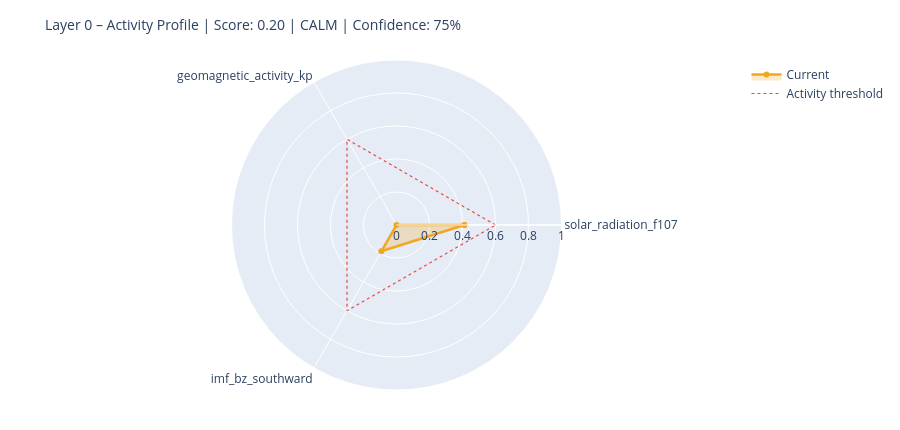

Source (notebook cell):
### Markdown cell above
---
## 6. State Assessment & Handoff to Layer 1

### Code cell
# ============================================================
# STEP 1 – Collect raw values with source modes
# Mode: 'primary' | 'fallback_3h' | 'last_valid' | 'missing'
# ============================================================

def safe_last(df, col):
    if df is None or col not in df.columns: return None
    s = df[col].dropna()
    return float(s.iloc[-1]) if not s.empty else None

f107_now = safe_last(df_f107, 'f10.7')
bz_now   = safe_last(df_mag,  'bz_gsm')
kp_now   = safe_last(df_kp,   'kp')
sw_now   = safe_last(df_sw,   'speed')

source_modes = {
    'F10.7':    'primary'  if f107_now is not None else 'missing',
    'Kp':       'primary'  if kp_now   is not None else 'missing',
    'IMF_Bz':   'primary'  if bz_now   is not None else 'missing',
    'SW_speed': 'primary'  if sw_now   is not None else 'missing',
}

# Kp Fallback – 3h endpoint
if kp_now is None:
    try:
        r = requests.get(
            'https://services.swpc.noaa.gov/json/noaa-planetary-k-index.json',
            timeout=10)
        r.raise_for_status()
        fb = pd.DataFrame(r.json())
        tc = next((c for c in fb.columns if 'time' in c.lower()), fb.columns[0])
        kc = next((c for c in fb.columns if 'kp' in c.lower() and c != tc), None)
        if kc:
            fb[kc] = fb[kc].astype(str).str.extract(r'([0-9]+(?:\.[0-9]*)?)')[0]
            fb[kc] = pd.to_numeric(fb[kc], errors='coerce')
            fb = fb[fb[kc] >= 0].dropna(subset=[kc])
            if not fb.empty:
                kp_now = float(fb[kc].iloc[-1])
                source_modes['Kp'] = 'fallback_3h'
                print(f'  Kp fallback (3h): {kp_now:.1f}')
    except Exception as e:
        print(f'  Kp fallback failed: {e}')

# Solar Wind Fallback – last valid value
if sw_now is None and df_sw is not None and 'speed' in df_sw.columns:
    s = df_sw['speed'].dropna()
    if not s.empty:
        sw_now = float(s.iloc[-1])
        source_modes['SW_speed'] = 'last_valid'
        print(f'  SW fallback (last_valid): {sw_now:.0f} km/s')

print()
print('Source modes:', source_modes)

# ============================================================
# STEP 2 – Score from available components only
# ============================================================

def norm(v, lo, hi):
    if v is None: return None
    return max(0.0, min(1.0, (v - lo) / (hi - lo)))

COMPONENTS = {
    'solar_radiation_f107':    (f107_now, norm(f107_now, 60, 250)),
    'geomagnetic_activity_kp': (kp_now,   norm(kp_now,   0,   9)),
    'imf_bz_southward':        (bz_now,   norm(-(bz_now or 0) if bz_now else None, -5, 30)
                                           if bz_now is not None else None),
    'solar_wind_speed':        (sw_now,   norm(sw_now, 300, 800)),
}

available   = {k: v[1] for k, v in COMPONENTS.items() if v[1] is not None}
unavailable = [k for k, v in COMPONENTS.items() if v[1] is None]

layer0_score = round(sum(available.values()) / len(available), 4) if available else None
confidence   = round(len(available) / len(COMPONENTS), 2)

level = ('unknown'  if layer0_score is None
         else 'calm'     if layer0_score < 0.3
         else 'moderate' if layer0_score < 0.6
         else 'active')

# ============================================================
# STEP 3 – Dominant Driver
# ============================================================

def dominant_driver(kp, f107, bz, sw):
    candidates = []
    if kp   is not None and kp   >= 4:   candidates.append(('geomagnetic',    kp / 9))
    if sw   is not None and sw   >= 500:  candidates.append(('solar_wind',     sw / 800))
    if bz   is not None and bz   <= -5:   candidates.append(('imf_southward',  abs(bz) / 30))
    if f107 is not None and f107 >= 150:  candidates.append(('solar_radiation',f107 / 250))
    return max(candidates, key=lambda x: x[1])[0] if candidates else 'none'

driver = dominant_driver(kp_now, f107_now, bz_now, sw_now)

# ============================================================
# STEP 4 – Downstream expectations
# ============================================================

def downstream_expectation(driver, score, kp, bz, f107):
    exp = {
        'magnetosphere':        'calm',
        'ionosphere':           'calm',
        'schumann_resonance':   'unchanged',
        'lithosphere_currents': 'low',
    }
    if driver == 'geomagnetic' or (kp and kp >= 5):
        exp['magnetosphere']        = 'compressed / storm'
        exp['ionosphere']           = 'elevated disturbance (TEC variability)'
        exp['schumann_resonance']   = 'elevated amplitude possible'
        exp['lithosphere_currents'] = 'elevated induction currents'
    elif driver == 'imf_southward' or (bz and bz <= -5):
        exp['magnetosphere']        = 'energy coupling active'
        exp['ionosphere']           = 'elevated electron density possible'
        exp['schumann_resonance']   = 'slight modulation possible'
    elif driver == 'solar_radiation' or (f107 and f107 >= 150):
        exp['ionosphere']           = 'elevated ionization (F-layer)'
        exp['schumann_resonance']   = 'slightly elevated background activity'
    return exp

downstream = downstream_expectation(driver, layer0_score, kp_now, bz_now, f107_now)

# ============================================================
# CONSOLE OUTPUT
# ============================================================

W = 58
print('=' * W)
print('LAYER 0 – STATE ASSESSMENT')
print('=' * W)
for name, (raw_v, score_v) in COMPONENTS.items():
    if score_v is not None:
        bar = '█' * int(score_v * 20) + '░' * (20 - int(score_v * 20))
        print(f'  {name:<35}  {bar}  {score_v:.2f}')
    else:
        print(f'  {name:<35}  {"─" * 20}  n/a')
print('-' * W)
print(f'  Score ({len(available)}/{len(COMPONENTS)} components):  {layer0_score:.3f}')
print(f'  Confidence:         {confidence:.0%}')
print(f'  Level:              {level.upper()}')
print(f'  Dominant Driver:    {driver}')

# Radar chart
cats = list(available.keys())
vals = list(available.values())
if len(cats) >= 3:
    fig = go.Figure()
    fig.add_trace(go.Scatterpolar(
        r=vals + [vals[0]], theta=cats + [cats[0]],
        fill='toself', fillcolor='rgba(242,166,35,0.25)',
        line=dict(color='#F2A623', width=2.5), name='Current'
    ))
    fig.add_trace(go.Scatterpolar(
        r=[0.6] * (len(cats) + 1), theta=cats + [cats[0]],
        line=dict(color='#E24B4A', dash='dot', width=1.2),
        mode='lines', name='Activity threshold'
    ))
    fig.update_layout(
        title=dict(text=f'Layer 0 – Activity Profile | Score: {layer0_score:.2f} | {level.upper()} | Confidence: {confidence:.0%}',
                   font=dict(size=14)),
        polar=dict(radialaxis=dict(visible=True, range=[0, 1])),
        height=430, showlegend=True,
        margin=dict(l=60, r=60, t=60, b=40)
    )
    fig.show()

### Figure 1 — Plotly figure (JSON) as saved in the notebook; plotly's stock layout.template omitted (floating-point values rounded to 4 significant figures)
{"data": [{"fill": "toself", "fillcolor": "rgba(242,166,35,0.25)", "line": {"color": "#F2A623", "width": 2.5}, "name": "Current", "r": [0.4116, 0.0, 0.184, 0.4116], "theta": ["solar_radiation_f107", "geomagnetic_activity_kp", "imf_bz_southward", "solar_radiation_f107"], "type": "scatterpolar"}, {"line": {"color": "#E24B4A", "dash": "dot", "width": 1.2}, "mode": "lines", "name": "Activity threshold", "r": [0.6, 0.6, 0.6, 0.6], "theta": ["solar_radiation_f107", "geomagnetic_activity_kp", "imf_bz_southward", "solar_radiation_f107"], "type": "scatterpolar"}], "layout": {"height": 430, "margin": {"b": 40, "l": 60, "r": 60, "t": 60}, "polar": {"radialaxis": {"range": [0, 1], "visible": true}}, "showlegend": true, "title": {"font": {"size": 14}, "text": "Layer 0 – Activity Profile | Score: 0.20 | CALM | Confidence: 75%"}}}
